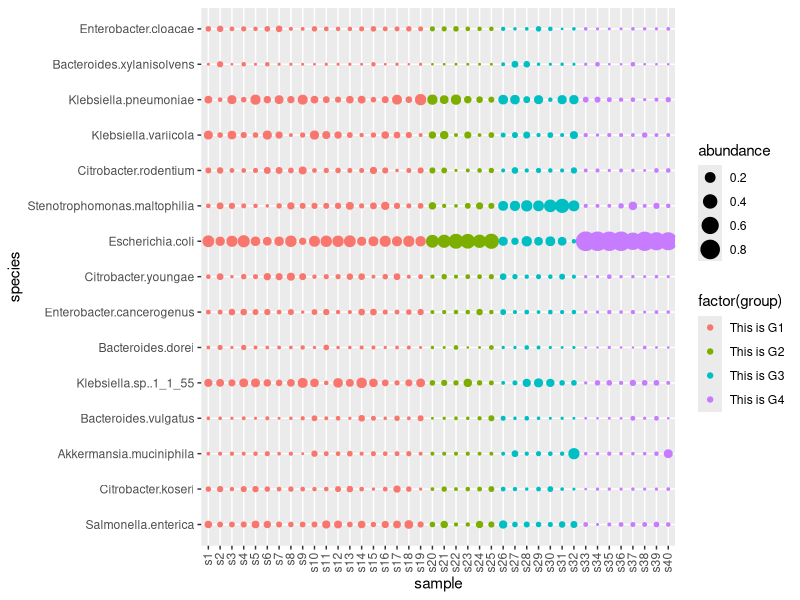

Reproduce this figure in R. (Note: this script raises an error after producing the figure.)
# load needed libraries
library(vegan)
library(ggplot2)
library(reshape2)

########################
#setwd("path/to/data")

# load test data
species.table <- read.delim("microbiome_test_data_species.tsv", sep="\t", header=T, row.names = 1)
# get the groups from the first row, and covert it to a simple list (called a vector)
groups <- as.vector(unlist(species.table[1,]))

# remove the first row to get the table and convert to a matrix
# remove row 1
tmp.matrix <- species.table[-1,]
# Convert data to numberic types
species.counts <- apply(as.matrix.noquote(tmp.matrix),2,as.numeric)
# reset the correct column and row names
rownames(species.counts) <- rownames(tmp.matrix)
colnames(species.counts) <- colnames(tmp.matrix)

# optional filtering
species.filtered <- as.matrix(species.counts)
species.filtered[species.filtered < 2000 ] <- 0
# remove zero rows
rsums <- rowSums(species.filtered)
species.filtered <- species.filtered[-(which(rsums == 0)),]
species.counts <- species.filtered

# calculate relative abundance (vegan's decostand). This transposes the data.
species.relab <- decostand(t(species.counts), "total")


###################################
# dot abundance plot across samples
# Select some high abundance species
species.of.interest.index <- which(colSums(species.relab) > 0.33)
# select only the abundance for the species of interest
species.relab.subset <- species.relab[,species.of.interest.index]
# Create a data.frame with the abundances, names, and groups
species.frame <- data.frame(sample=rownames(species.relab.subset),
                            species.relab.subset,
                            group=groups)

# use melt to restructure the data.frame in a way that ggplot2 likes.
species.melt.table <- melt(species.frame, id=c("sample", "group"))
colnames(species.melt.table) <- c("sample", "group","species", "abundance")
## Set factor order, this orders the sample labels to display in regular order (not alphabetically).
species.melt.table <- within(species.melt.table, 
                             sample <- factor(sample,
                                               levels=rownames(species.frame)))

# use ggplot2 to plot each abundance as a cricle
ggplot(species.melt.table,
       aes(x=sample,
           y=species,
           size=abundance)) +
  labs(list(title = "Dot Abundance Plot Title",
            x = "Sample",
            y = "Species",
            color="Legend Title")) +
  geom_point(aes(x=sample, color=factor(group))) +
  scale_color_discrete(breaks = c("group_1", "group_2", "group_3", "group_4"),
                      labels = c("This is G1", "This is G2", "This is G3", "This is G4")) +
  scale_size_area() +
  theme(axis.text.x = element_text(angle = 90, hjust=1, vjust=0.40),
        plot.title = element_text(hjust = 0.5))


###############################################
# Higher clade level abundance with nice colors

# A nice list of colors
nice.colors <- c("palegoldenrod","palegreen4","mistyrose3", "chartreuse2","palevioletred","pink",
                 "peru","sienna1","turquoise4", "slateblue4","yellow","violet",
                 "sienna4","yellowgreen","yellow4", "steelblue","red","tan2",
                 "steelblue4","gold4","tan", "forestgreen","gray","gray87",
                 "gold4","forestgreen","blueviolet", "brown","darkgoldenrod1","darkgray",
                 "darkgreen","darkmagenta", "darkolivegreen1","darksalmon",
                 "greenyellow","hotpink4","lemonchiffon4", "green4","blue","hotpink",
                 "lightgreen","ivory4","lightsalmon","mediumorchid4","lightsalmon4","lightseagreen",
                 "black","mediumseagreen","mediumvioletred","midnightblue","mistyrose3","lightsteelblue4",
                 "magenta","olivedrab","orange","orange4","mediumorchid","red4",
                 "orchid4")

# import the genus level abundance table
genus.table <- read.delim("microbiome_test_data_genus.tsv", sep="\t", header=T, row.names = 1)
# get the groups from the first row, and covert it to a simple list (called a vector)
groups <- as.vector(unlist(genus.table[1,]))

# remove the first row to get the table and convert to a matrix
# remove row 1
tmp.matrix <- genus.table[-1,]
# Convert data to numberic types
genus.counts <- apply(as.matrix.noquote(tmp.matrix),2,as.numeric)
# reset the correct column and row names
rownames(genus.counts) <- rownames(tmp.matrix)
colnames(genus.counts) <- colnames(tmp.matrix)

# calculate the abundance
genus.relab <- decostand(t(genus.counts), "total")

# establish clade order by average abundnace
clade.order <- order(colMeans(genus.relab), decreasing = TRUE)
# establish sample order by top clade value 
sample.order <- order(genus.relab[,clade.order[1]], decreasing = TRUE)
clade.ordered.names <- colnames(genus.relab)[clade.order]

# make the rownames with new order
sample.names.reorder <- factor(rownames(genus.relab),
                               levels=rownames(genus.relab)[sample.order])
tmp.table.frame <- data.frame(sample=sample.names.reorder, genus.relab, group=groups)

clade.melt.table <- melt(tmp.table.frame, id=c("sample", "group"))
colnames(clade.melt.table) <- c("sample", "group", "clade", "abundance")

# update the clade order in the table
clade.melt.table <- within(clade.melt.table,
                           clade <- factor(clade,
                                           levels=clade.ordered.names))

# move clades with less than 1% into an "Other category"
clade.table.hi <- subset(clade.melt.table, abundance >= 0.01)
clade.table.low <- subset(clade.melt.table, abundance < 0.01)
other.clade <- aggregate(abundance ~ sample + group, data=clade.table.low, FUN=sum)

# reformat the "other" clade and attach to the table
clade.table.other <- data.frame(sample=other.clade$sample,
                                group=other.clade$group,
                                clade="Other < 1%",
                                abundance=other.clade$abundance)

# combine the "other" categories back into to plot table
plot.table <- rbind(clade.table.hi, clade.table.other)
# rename group labels
levels(plot.table$group) <- c("G1","G2","G3","G4")
# abundance plot
ggplot(plot.table,
       aes(x=sample,
           y=abundance,
           ymax=1,
           fill=clade)) + 
  labs(list(title = "Genus level Relative Abundance",
            x = "Sample",
            y = "Relative Abundance",
            fill = "Lengend Title")) +
  facet_grid(.~group, scales = "free_x", space="free", labeller= as_labeller(group.names)) +
  geom_bar(stat="identity",width=0.8) + 
  scale_fill_manual(values=nice.colors) +
  theme(axis.text.x = element_text(angle = 90, hjust=1, vjust=0.40),
        plot.title = element_text(hjust = 0.5))









